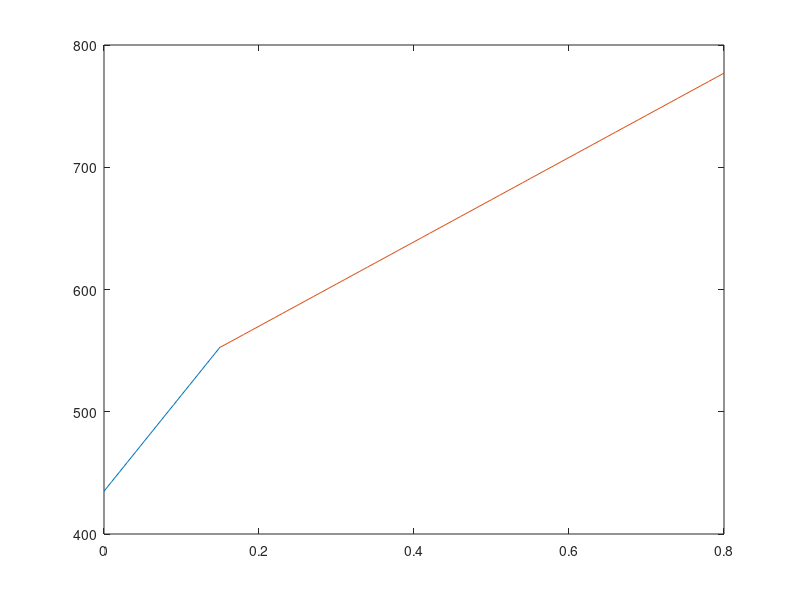
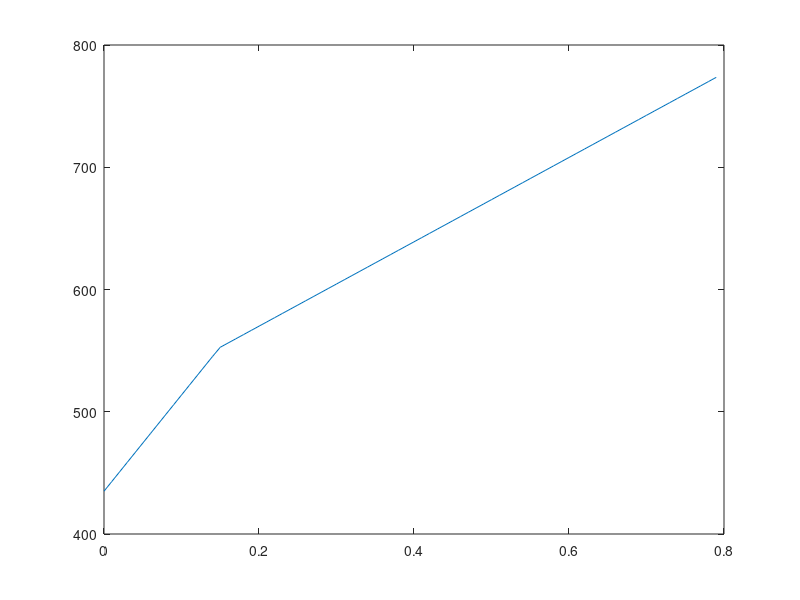
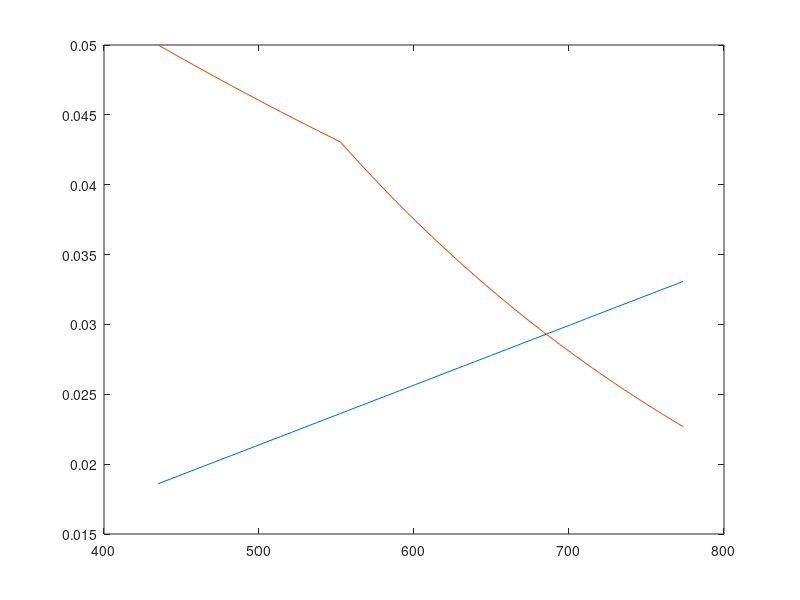

Source code (MATLAB) for these figures, in order:
%% Wesley Schumacher
% MCEN 4026 Manufactoring
% Spring 2020
% HW5 Problem 5
clear all; close all; clc;

Et1 = 0:0.01:0.15;
Et2 = 0.15:0.01:0.8;
Yf1 = 787 .* Et1 + 435;
Yf2 = 345 .* Et2 + 501;

% for i = 1:80
%     et = 0:0.01:0.8;
%     if et< 0.15
%         y(i) = 787 .*et + 435;
%     else 
%         y(i) = 345 .*et + 501;
%     end
% end
% figure(1)
% E = 0.01:0.01:0.8;
% plot(E, y(E));

figure(1)
plot(Et1,Yf1)
hold on
plot(Et2,Yf2)

xlim([0 0.8]);

for i = 1:80
    if i <=15
        y(i) = Yf1(i);
    end
    if i > 15
      y(i) = Yf2(i-15);
    end     
end

figure(2)
et = 0.00:0.01:0.79;
plot(et,y)


%r = sqrt(180000./(y .* pi));
he = 0.05 ./ exp(et);

Vi = pi .* 0.007.^2 *0.05;

hf = (Vi .* y*10^6)/(180000);

figure(3)
plot(y,hf)
hold on
plot(y,he)
